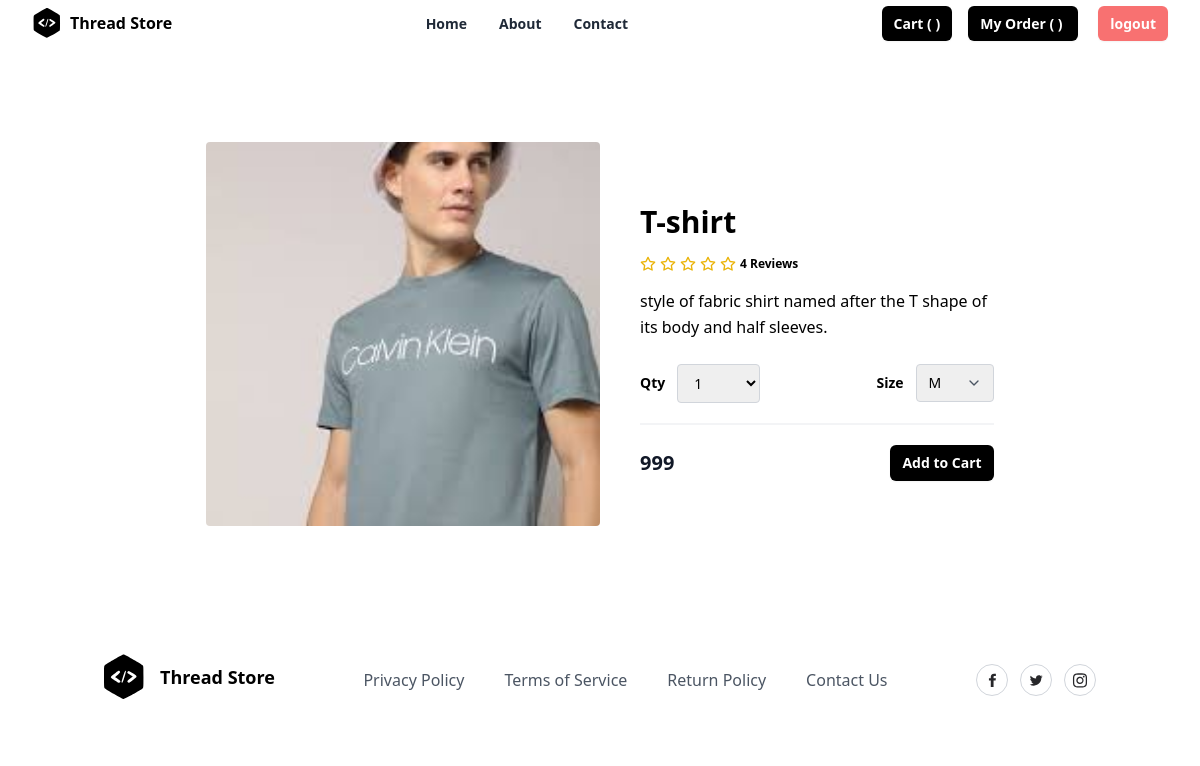
Screenshot of /product/2/ with the database file from the repository.
### store/models.py (models this page shows, shortened)
class Product(models.Model):
    title = models.CharField(max_length=200)
    description = models.TextField(null=True, blank=True)
    size_object = models.ManyToManyField(Size)
    category_object = models.ForeignKey(Category, on_delete=models.CASCADE)
    brand_object = models.ForeignKey(Brand, on_delete=models.CASCADE)
    image = models.ImageField(upload_to='product_images', null=True, blank=True, default='product_images/default.jpg')
    price = models.PositiveIntegerField()
    tag_object=models.ManyToManyField(Tag)
    created_date = models.DateTimeField(auto_now_add=True)
    updated_date = models.DateTimeField(auto_now=True)
    is_active = models.BooleanField(default=True)

### store/views.py (the view)
# urls.py: path("product/<int:pk>/",views.ProductdetailView.as_view(),name="product-detail"),
class ProductdetailView(View):
    def get(self,request,*args,**kwargs):
        id=kwargs.get("pk")
        qs=Product.objects.get(id=id)
        return render(request,"product_detail.html",{"data":qs})

### store/templates/product_detail.html (shortened to what this page needs)
{%extends 'base.html'%}
{%block main_block%}
<section class="overflow-hidden">
    <form method="post" action="{%url 'add-to-cart' data.id%}">
        <div class="mx-auto max-w-5xl px-5 py-24">
            <div class="mx-auto flex flex-wrap items-center lg:w-4/5">
                <img alt="Nike Air Max 21A" class="h-64 w-full rounded object-cover lg:h-96 lg:w-1/2"
                    src="{{data.image.url}}" />
                <div class="mt-6 w-full lg:mt-0 lg:w-1/2 lg:pl-10">
                    <h1 class="my-4 text-3xl font-semibold text-black"> {{data.title}}</h1>
                    <div class="my-4 flex items-center">
                        <span class="flex items-center space-x-1">
                            <span class="ml-3 inline-block text-xs font-semibold">
                                4 Reviews
                            </span>
                        </span>
                    </div>
                    <p class="leading-relaxed">
                        {{data.description}}
                    </p>
                    <div class="mb-5 mt-6 flex items-center border-b-2 border-gray-100 pb-5">
                        <div class="flex items-center">
                            <span class="mr-3 text-sm font-semibold">Qty</span>
                            <select name="qty"
                                class=" rounded border border-gray-300 py-2 pl-3 pr-10 text-sm focus:border-black focus:outline-none focus:ring-2 focus:ring-black">
                                <option value="1">1</option>
                            </select>
                        </div>
                        <div class="ml-auto flex items-center">
                            <span class="mr-3 text-sm font-semibold">Size</span>
                            <div class="relative">
                                <select name="size"
                                    class="appearance-none rounded border border-gray-300 py-2 pl-3 pr-10 text-sm focus:border-black focus:outline-none focus:ring-2 focus:ring-black">
                                    {%for sob in data.size_object.all%}
                                    <option value="{{sob.name}}">{{sob.name}}</option>
                                    {%endfor%}
                                </select>
                                <span
                                    class="pointer-events-none absolute right-0 top-0 flex h-full w-10 items-center justify-center text-center text-gray-600">
                                </span>
                            </div>
                        </div>
                    </div>
                    <div class="flex items-center justify-between">
                        <span class="title-font text-xl font-bold text-gray-900">
                            {{data.price}}
                        </span>
                        <button type="submit"
                            class="rounded-md bg-black px-3 py-2 text-sm font-semibold text-white shadow-sm hover:bg-black/80 focus-visible:outline focus-visible:outline-2 focus-visible:outline-offset-2 focus-visible:outline-black">
                            Add to Cart
                        </button>
                    </div>
                </div>
            </div>
        </div>
    </form>
</section>
{%endblock%}

### rows the page displays
Product: image (picture), title "T-shirt", description "style of fabric shirt named after the T shape of its body and half sleeves.", price "999"

### other values shown
form field size "M"
